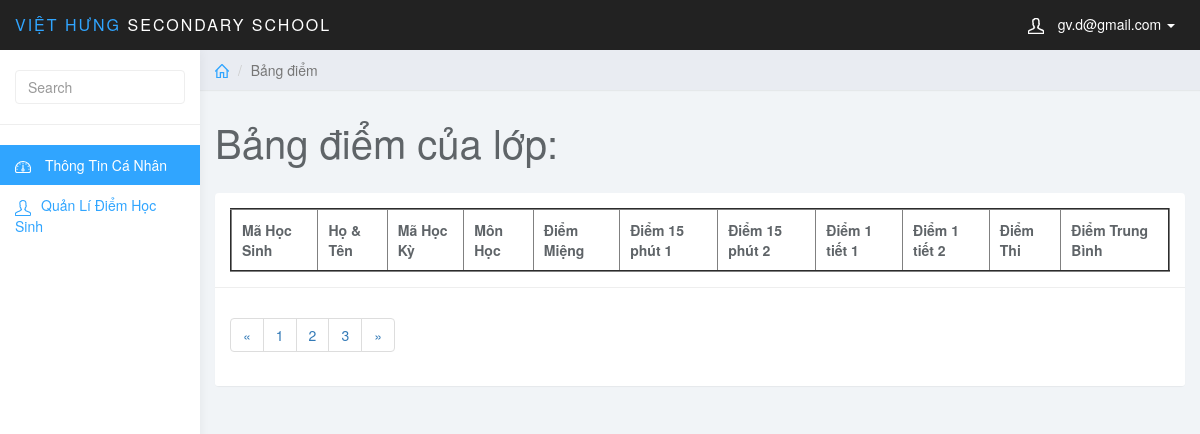
/admin/index.php?page_gv=list_points&MaHocKy=20191&MaMonHoc=S&MaLopHoc=1 (signed in), run on an earlier commit of the app's database.
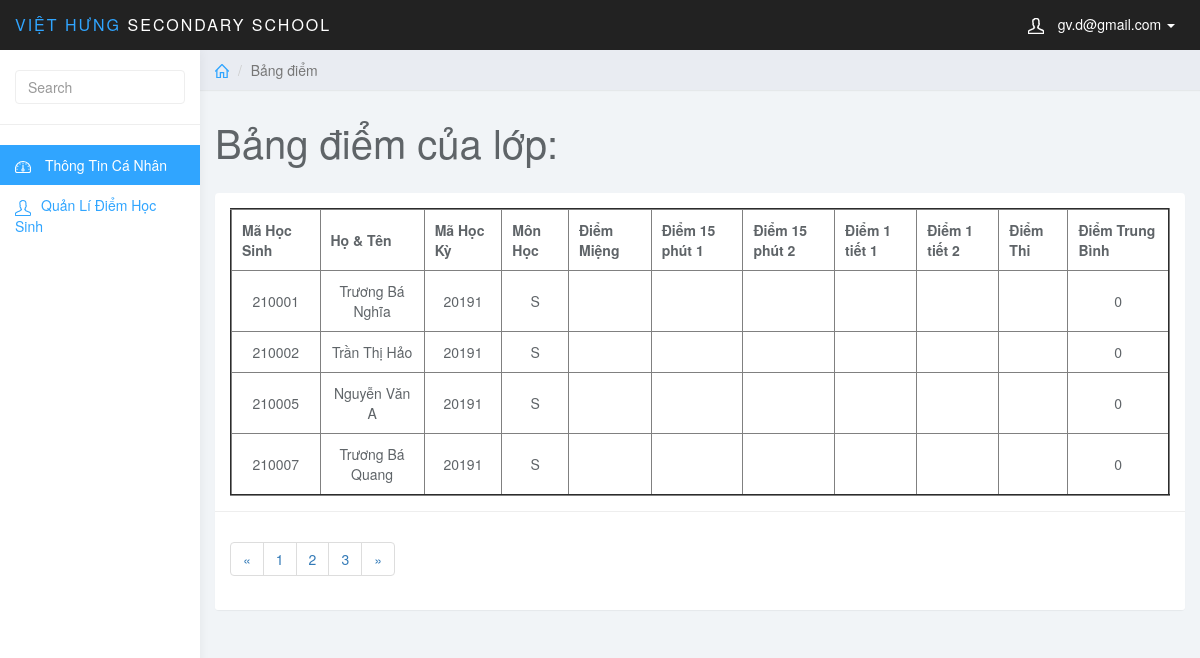
And on a later commit of the database.
### tables this page shows
CREATE TABLE `diem` (
  `MaDiem` int(6) NOT NULL AUTO_INCREMENT,
  `MaHocKy` varchar(5) NOT NULL,
  `MaMonHoc` varchar(5) NOT NULL,
  `MaHS` int(6) NOT NULL,
  `MaLopHoc` varchar(10) NOT NULL,
  `DiemMieng` varchar(5) NOT NULL,
  `Diem15Phut1` varchar(5) NOT NULL,
  `Diem15Phut2` varchar(5) NOT NULL,
  `Diem1Tiet1` varchar(5) NOT NULL,
  `Diem1Tiet2` varchar(5) NOT NULL,
  `DiemThi` varchar(5) NOT NULL,
  `DiemTB` float NOT NULL,
  PRIMARY KEY (`MaDiem`),
  KEY `fk_diem_mahk` (`MaHocKy`),
  KEY `fk_diem_monhoc` (`MaMonHoc`),
  KEY `fk_diem_hocsinh` (`MaHS`),
  KEY `MaLopHoc` (`MaLopHoc`),
  CONSTRAINT `diem_ibfk_1` FOREIGN KEY (`MaLopHoc`) REFERENCES `lophoc` (`MaLopHoc`),
  CONSTRAINT `fk_diem_hocsinh` FOREIGN KEY (`MaHS`) REFERENCES `hocsinh` (`MaHS`),
  CONSTRAINT `fk_diem_mahk` FOREIGN KEY (`MaHocKy`) REFERENCES `hocky` (`MaHocKy`),
  CONSTRAINT `fk_diem_monhoc` FOREIGN KEY (`MaMonHoc`) REFERENCES `monhoc` (`MaMonHoc`)
);

CREATE TABLE `hocsinh` (
  `MaHS` int(6) NOT NULL,
  `MaLopHoc` varchar(10) NOT NULL,
  `TenHS` varchar(50) NOT NULL,
  `GioiTinh` varchar(5) NOT NULL,
  `NgaySinh` date NOT NULL,
  `NoiSinh` varchar(50) NOT NULL,
  `DanToc` varchar(10) NOT NULL,
  `HoTenCha` varchar(50) NOT NULL,
  `HoTenMe` varchar(50) NOT NULL,
  PRIMARY KEY (`MaHS`),
  KEY `fk_hs_lh` (`MaLopHoc`),
  CONSTRAINT `fk_hs_lh` FOREIGN KEY (`MaLopHoc`) REFERENCES `lophoc` (`MaLopHoc`)
);

### teacher/list_points.php (the view, shortened to what this page needs)
<?php
    $MaHocKy = $_GET['MaHocKy'];
    $MaMonHoc = $_GET['MaMonHoc'];
    $MaLopHoc = $_GET['MaLopHoc'];
    $sql = "SELECT * FROM diem JOIN hocsinh ON diem.MaHS = hocsinh.MaHS WHERE diem.MaHocKy = '$MaHocKy' AND diem.MaMonHoc = '$MaMonHoc' AND diem.MaLopHoc = '$MaLopHoc'";
    $query = mysqli_query($conn,$sql);
?>
<div class="col-sm-9 col-sm-offset-3 col-lg-10 col-lg-offset-2 main">
		<div class="row">
			<ol class="breadcrumb">
				<li><a href="index.php"><svg class="glyph stroked home"><use xlink:href="#stroked-home"></use></svg></a></li>
				<li class="active">Bảng điểm</li>
			</ol>
		</div>
		<div class="row">
			<div class="col-lg-12">
				<h1 class="page-header">Bảng điểm của lớp: </h1>
			</div>
		</div>
		<div class="row">
			<div class="col-lg-12">
				<div class="panel panel-default">
					<div class="panel-body">
                        <table border="2px" width="100%" style="text-align: center;">
						    <thead>
						    <tr>
						        <th data-field="id" data-sortable="true">Mã Học Sinh</th>
                                <th data-field="name"  data-sortable="true">Họ & Tên</th>
                                <th data-sortable="true">Mã Học Kỳ</th>
                                <th data-sortable="true">Môn Học</th>
                                <th data-sortable="true">Điểm Miệng</th>
                                <th data-sortable="true">Điểm 15 phút 1</th>
                                <th data-sortable="true">Điểm 15 phút 2</th>
                                <th data-sortable="true">Điểm 1 tiết 1</th>
                                <th data-sortable="true">Điểm 1 tiết 2</th>
                                <th data-sortable="true">Điểm Thi</th>
                                <th data-sortable="true">Điểm Trung Bình</th>
						    </tr>
                            </thead>
                            <tbody>
                               <?php
                                    while($row_view = mysqli_fetch_assoc($query)){
                               ?>
                                    <tr>
                                    <form  method="post">
                                    <td><?php echo $row_view['MaHS']; ?></td>
                                    <td><?php echo $row_view['TenHS']; ?></td>
                                    <td><?php echo $row_view['MaHocKy']; ?></td>
                                    <td><?php echo $row_view['MaMonHoc']; ?></td>
                                    <td ><?php echo $row_view['DiemMieng']; ?></td>
                                    <td ><?php echo $row_view['Diem15Phut1']; ?></td>
                                    <td ><?php echo $row_view['Diem15Phut2']; ?></td>
                                    <td><?php echo $row_view['Diem1Tiet1']; ?></td>
                                    <td><?php echo $row_view['Diem1Tiet2']; ?></td>
                                    <td><?php echo $row_view['DiemThi']; ?></td>
                                    <td><?php echo $row_view['DiemTB']; ?></td>
                                    </form>
                                </tr>
                                    <?php }?>
                            </tbody>
						</table>
                    </div>
                    <div class="panel-footer">
                        <nav aria-label="Page navigation example">
                            <ul class="pagination">
                                <li class="page-item"><a class="page-link" href="#">&laquo;</a></li>
                                <li class="page-item"><a class="page-link" href="#">1</a></li>
                                <li class="page-item"><a class="page-link" href="#">2</a></li>
                                <li class="page-item"><a class="page-link" href="#">3</a></li>
                                <li class="page-item"><a class="page-link" href="#">&raquo;</a></li>
                            </ul>
                        </nav>
                    </div>
				</div>
			</div>
		</div>
	</div>

### admin/index.php (shortened to what this page needs)
<?php
    if (isset($_SESSION['mail_user'])) {
            include_once ('admin.php');
    }elseif(isset($_SESSION['mail_gv'])){
        include_once ('../teacher/home_gv.php');
    }
    else {
        include_once ('login.php');
    }
?>

### teacher/home_gv.php (shortened to what this page needs)
<!DOCTYPE html>
<html>
	<head>
		<link href="css/bootstrap.min.css" rel="stylesheet">
		<link href="../admin/css/datepicker3.css" rel="stylesheet">
		<link href="../admin/css/bootstrap-table.css" rel="stylesheet">
		<link href="../admin/css/styles.css" rel="stylesheet">
	</head>
	<body>
		<nav class="navbar navbar-inverse navbar-fixed-top" role="navigation">
			<div class="container-fluid">
				<div class="navbar-header">
					<a class="navbar-brand" href="index.php"><span>VIỆT HƯNG</span> Secondary School</a>
					<ul class="user-menu">
						<li class="dropdown pull-right">
							<a href="#" class="dropdown-toggle" data-toggle="dropdown"><svg
									class="glyph stroked male-user">
									<use xlink:href="#stroked-male-user"></use>
								</svg> <?php echo $_SESSION['mail_gv']; ?> <span class="caret"></span></a>
						</li>
					</ul>
				</div>
			</div>
		</nav>
		<div id="sidebar-collapse" class="col-sm-3 col-lg-2 sidebar">
			<form role="search">
				<div class="form-group">
					<input type="text" class="form-control" placeholder="Search">
				</div>
			</form>
			<ul class="nav menu">
				<li class="active"><a href="index.php"><svg class="glyph stroked dashboard-dial">
							<use xlink:href="#stroked-dashboard-dial"></use>
						</svg> Thông Tin Cá Nhân</a></li>
                <li><a href="index.php?page_gv=points"><svg class="glyph stroked male user ">
                            <use xlink:href="#stroked-male-user" /></svg>Quản Lí Điểm Học Sinh</a></li>
			</ul>
		</div>
        <?php
        if (isset($_GET['page_gv'])) {
            switch ($_GET['page_gv']) {
				case 'list_points':
                    include_once('list_points.php');
                    break;
            }
        }else{
            include_once('personal.php');
        }
        ?>
	</body>
</html>

### admin/css/styles.css (style rules this page uses)
body { background: #f1f4f7; padding-top: 50px; color: #5f6468; }
a, a:hover, a:focus { color: #30a5ff; }
h1, h2, h3, h4, h5, h6 { color: #5f6468; }
h1 { font-weight: 300; font-size: 40px; }
.form-control { border: 1px solid #eee; box-shadow: none; }
.navbar-header .navbar-brand { color: #fff; font-size: 16px; text-transform: uppercase; font-weight: 500; letter-spacing: 2px; }
.navbar-header .navbar-brand span { color: #30a5ff; }
.panel { border: 0; }
.panel-footer { background: #fff; border-top: 1px solid #eee; }
.navbar { border: 0; }
.user-menu { display: inline-block; margin-top: 14px; margin-right: 10px; float: right; list-style: none; padding: 0; }
.user-menu a { color: #fff; }
.sidebar { display: block; background-color: #fff; padding: 0; display: none; }
.sidebar form { padding: 20px 15px 5px 15px; border-bottom: 1px solid #eee; margin-bottom: 20px; }
@media (min-width: 768px) { .sidebar { display: block; position: fixed; top: 50px; bottom: 0; left: 0; z-index: 1000; display: block; margin: 0; padding: 0; overflow-x: hidden; overflow-y: auto; background-color: #fff; box-shadow: 1px 0px 10px rgba(0, 0, 0, .05); } }
@media (min-width: 768px) { .navbar-header { width: 100%; } }
.sidebar ul.nav .active a, .sidebar ul.nav li.parent a.active, .sidebar ul.nav .active > a:hover, .sidebar ul.nav li.parent a.active:hover, .sidebar ul.nav .active > a:focus, .sidebar ul.nav li.parent a.active:focus { color: #fff; background-color: #30a5ff; }
.breadcrumb { border-radius: 0; padding: 10px 15px; background: #e9ecf2; box-shadow: 0 1px 1px rgba(0, 0, 0, .05); margin: 0 ; }
h1.page-header { margin-top: 30px; border-bottom: 0; }
.sidebar .glyph, .user-menu .glyph { height: 16px; width: 16px; margin: 0 10px 0 0; stroke-width: 3px; }
.user-menu .glyph { stroke-width: 4px; }
.breadcrumb .glyph { height: 14px; width: 14px; margin: -2px 0 0 0; stroke-width: 4px; }
table th,td { padding: 10px; }

What changed in the data, as far as the page shows it:
added diem: MaHS.MaHS "210001", MaHS.TenHS "Trương Bá Nghĩa", MaHocKy "20191", MaMonHoc "S", DiemTB "0"
added diem: MaHS.MaHS "210002", MaHS.TenHS "Trần Thị Hảo", MaHocKy "20191", MaMonHoc "S", DiemTB "0"
added diem: MaHS.MaHS "210005", MaHS.TenHS "Nguyễn Văn A", MaHocKy "20191", MaMonHoc "S", DiemTB "0"
added diem: MaHS.MaHS "210007", MaHS.TenHS "Trương Bá Quang", MaHocKy "20191", MaMonHoc "S", DiemTB "0"
